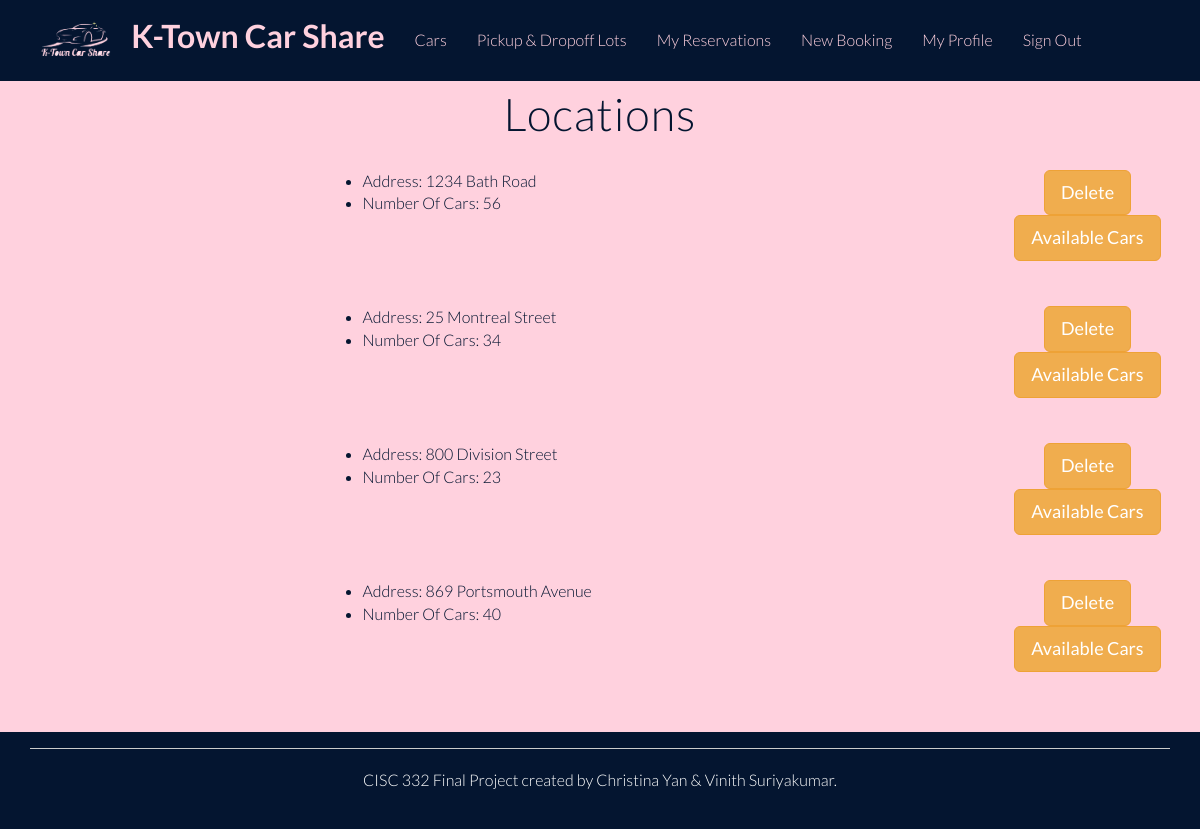
Screenshot of /adminLots.php with the database file from the repository.
### tables this page shows
CREATE TABLE ParkingLocations(
    lotAddress VARCHAR(255) NOT NULL,
    numberOfCars INT NOT NULL,
    PRIMARY KEY(lotAddress)
);

### adminLots.php (the view, shortened to what this page needs)
<!DOCTYPE html>
<html lang="en">
	<head>
		<link href="css/bootstrap.css" rel="stylesheet">
		<link href="css/main.css" rel="stylesheet">
	</head>
	<body>
			<div class="navbar navbar-default navbar-fixed-top">
				<div class="container">
					<div class="navbar-header">
						<a class="navbar-brand" href="index.php"> <img src="img/logo v1.png" height="50"> <b>K-Town Car Share</b> </a>
					</div>
					<div class="navbar-collapse collapse">
					<ul class="nav navbar-nav navbasr-right" style="padding-top: 15px;">
						<li><a href="cars.php">Cars</a></li>
						<li><a href="lots.php">Pickup & Dropoff Lots</a></li>
						<li><a href="currentRes.php">My Reservations</a></li>
						<li><a href="newRes.php">New Booking</a></li>
						<li><a href="editprofile.php">My Profile</a></li>
						<li><a href="login.php?logout=1">Sign Out</a></li>
					</ul>
					</div>
				</div>
			</div>
		<div id="headerwrap" style="padding-top: 50px; min-height: 590px;">
			<div class="container">
				<div class="form-group">
					<div class="col-lg-9-offset-1" style="padding-bottom:15px">
						<h1 style="text-align: center; color: #041530;">Locations</h1>
				</div>
				<div class="form-group">
					<?php
						include 'config/connection.php';
						$lotsQueryResult = "SELECT DISTINCT * FROM PARKINGLOCATIONS";
						$lotsQueryResult = mysqli_query($con,$lotsQueryResult);
						while($rowLotName = mysqli_fetch_array($lotsQueryResult)){
							echo "<div class='row' style='padding-bottom: 45px'>";
							echo "<div class='col-md-3'>";
							echo "</div>";
							echo "<div class='col-md-7' style='padding-left:15px;'>";
							echo "<ul style='color: #041530'>";
							echo "<li> Address: ".$rowLotName['lotAddress']. "</li>";
							echo "<li> Number Of Cars: ".$rowLotName['numberOfCars']. "</li>";
							echo "</ul>";
							echo "</div>";
                            echo" <div style='text-align: center;'>";
                                    echo"<form name='locationDelete' id='locationDelete' action='adminLots.php?deleteLots=".$rowLotName['lotAddress']."' method='POST'>";
								    echo "<button type='submit' class='btn btn-warning btn-lg' name='deleteLot'>Delete</button>";
                                    echo "</form>";
                                    echo"<form name='availableCars' id='availableCars' action='adminLots.php?availableCars=".$rowLotName['lotAddress']."' method='POST'>";
								    echo "<button type='submit' class='btn btn-warning btn-lg' name='availableCars'>Available Cars</button>";
                                    echo "</form>";
                                    echo "</div>";
							echo "</div>";
						}
					?>
				</div>
				</div>
			</div>
		</div>
		<div class="container">
			<hr>
			<p class="centered">CISC 332 Final Project created by Christina Yan &amp; Vinith Suriyakumar.</p>
		</div>
		</body>
</html>

### css/main.css (style rules this page uses)
body { background-color: #041530; font-family: 'Lato', sans-serif; font-weight: 300; font-size: 16px; color: white; -webkit-font-smoothing: antialiased; -webkit-overflow-scrolling: touch; }
h1, h2, h3, h4, h5, h6 { font-family: 'Lato', sans-serif; font-weight: 300; color: #333; }
h1 { font-size: 40px; color: #ffd1de; }
p { line-height: 28px; margin-bottom: 15px; font-size: 16px; }
.centered { text-align: center; }
a { color: #ffd1de; word-wrap: break-word; -webkit-transition: color 0.1s ease-in, background 0.1s ease-in; -moz-transition: color 0.1s ease-in, background 0.1s ease-in; -ms-transition: color 0.1s ease-in, background 0.1s ease-in; -o-transition: color 0.1s ease-in, background 0.1s ease-in; transition: color 0.1s ease-in, background 0.1s ease-in; }
a:before, a:after { -webkit-transition: color 0.1s ease-in, background 0.1s ease-in; -moz-transition: color 0.1s ease-in, background 0.1s ease-in; -ms-transition: color 0.1s ease-in, background 0.1s ease-in; -o-transition: color 0.1s ease-in, background 0.1s ease-in; transition: color 0.1s ease-in, background 0.1s ease-in; }
hr { display: block; height: 1px; border: 0; border-top: 1px solid #ccc; margin: 1em 0; padding: 0; }
.navbar-default { background-color: #041530; border-color: transparent; }
.navbar-default .navbar-brand { color: #ffd1de; font-size: 200% }
.navbar-default .navbar-nav > li > a { color: #ffd1de; }
#headerwrap { background-color: #ffd1de; margin-top: -20px; padding-top: 200px; background-attachment: relative; background-position: center center; min-height: 680px; width: 100%; -webkit-background-size: 100%; -moz-background-size: 100%; -o-background-size: 100%; background-size: 100%; -webkit-background-size: cover; -moz-background-size: cover; -o-background-size: cover; background-size: cover; }
#headerwrap h1 { margin-top: 60px; margin-bottom: 15px; color: white; font-size: 45px; font-weight: 300; letter-spacing: 1px; }

### rows the page displays
parkinglocations: lotAddress "1234 Bath Road", numberOfCars "56"
parkinglocations: lotAddress "25 Montreal Street", numberOfCars "34"
parkinglocations: lotAddress "800 Division Street", numberOfCars "23"
parkinglocations: lotAddress "869 Portsmouth Avenue", numberOfCars "40"
